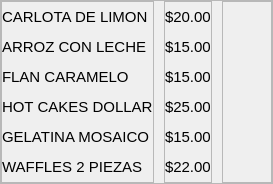
                       <widget class="QFrame" name="frame_19">
                        <property name="frameShape">
                         <enum>QFrame::StyledPanel</enum>
                        </property>
                        <property name="frameShadow">
                         <enum>QFrame::Raised</enum>
                        </property>
                        <layout class="QHBoxLayout" name="horizontalLayout_15">
                         <property name="spacing">
                          <number>10</number>
                         </property>
                         <property name="leftMargin">
                          <number>0</number>
                         </property>
                         <property name="topMargin">
                          <number>0</number>
                         </property>
                         <property name="rightMargin">
                          <number>0</number>
                         </property>
                         <property name="bottomMargin">
                          <number>0</number>
                         </property>
                         <item>
                          <widget class="QFrame" name="frame_20">
                           <property name="frameShape">
                            <enum>QFrame::StyledPanel</enum>
                           </property>
                           <property name="frameShadow">
                            <enum>QFrame::Raised</enum>
                           </property>
                           <layout class="QVBoxLayout" name="verticalLayout_30">
                            <property name="spacing">
                             <number>0</number>
                            </property>
                            <property name="leftMargin">
                             <number>0</number>
                            </property>
                            <property name="topMargin">
                             <number>0</number>
                            </property>
                            <property name="rightMargin">
                             <number>0</number>
                            </property>
                            <property name="bottomMargin">
                             <number>0</number>
                            </property>
                            <item>
                             <widget class="QLabel" name="label_32">
                              <property name="minimumSize">
                               <size>
                                <width>0</width>
                                <height>30</height>
                               </size>
                              </property>
                              <property name="maximumSize">
                               <size>
                                <width>16777215</width>
                                <height>30</height>
                               </size>
                              </property>
                              <property name="font">
                               <font>
                                <pointsize>11</pointsize>
                               </font>
                              </property>
                              <property name="text">
                               <string>CARLOTA DE LIMON</string>
                              </property>
                             </widget>
                            </item>
                            <item>
                             <widget class="QLabel" name="label_33">
                              <property name="minimumSize">
                               <size>
                                <width>0</width>
                                <height>30</height>
                               </size>
                              </property>
                              <property name="maximumSize">
                               <size>
                                <width>16777215</width>
                                <height>30</height>
                               </size>
                              </property>
                              <property name="font">
                               <font>
                                <pointsize>11</pointsize>
                               </font>
                              </property>
                              <property name="text">
                               <string>ARROZ CON LECHE</string>
                              </property>
                             </widget>
                            </item>
                            <item>
                             <widget class="QLabel" name="label_34">
                              <property name="minimumSize">
                               <size>
                                <width>0</width>
                                <height>30</height>
                               </size>
                              </property>
                              <property name="maximumSize">
                               <size>
                                <width>16777215</width>
                                <height>30</height>
                               </size>
                              </property>
                              <property name="font">
                               <font>
                                <pointsize>11</pointsize>
                               </font>
                              </property>
                              <property name="text">
                               <string>FLAN CARAMELO</string>
                              </property>
                             </widget>
                            </item>
                            <item>
                             <widget class="QLabel" name="label_82">
                              <property name="minimumSize">
                               <size>
                                <width>0</width>
                                <height>30</height>
                               </size>
                              </property>
                              <property name="maximumSize">
                               <size>
                                <width>16777215</width>
                                <height>30</height>
                               </size>
                              </property>
                              <property name="font">
                               <font>
                                <pointsize>11</pointsize>
                               </font>
                              </property>
                              <property name="text">
                               <string>HOT CAKES DOLLAR</string>
                              </property>
                             </widget>
                            </item>
                            <item>
                             <widget class="QLabel" name="label_84">
                              <property name="minimumSize">
                               <size>
                                <width>0</width>
                                <height>30</height>
                               </size>
                              </property>
                              <property name="maximumSize">
                               <size>
                                <width>16777215</width>
                                <height>30</height>
                               </size>
                              </property>
                              <property name="font">
                               <font>
                                <pointsize>11</pointsize>
                               </font>
                              </property>
                              <property name="text">
                               <string>GELATINA MOSAICO</string>
                              </property>
                             </widget>
                            </item>
                            <item>
                             <widget class="QLabel" name="label_85">
                              <property name="minimumSize">
                               <size>
                                <width>0</width>
                                <height>30</height>
                               </size>
                              </property>
                              <property name="maximumSize">
                               <size>
                                <width>16777215</width>
                                <height>30</height>
                               </size>
                              </property>
                              <property name="font">
                               <font>
                                <pointsize>11</pointsize>
                               </font>
                              </property>
                              <property name="text">
                               <string>WAFFLES 2 PIEZAS</string>
                              </property>
                             </widget>
                            </item>
                           </layout>
                          </widget>
                         </item>
                         <item>
                          <widget class="QFrame" name="frame_21">
                           <property name="frameShape">
                            <enum>QFrame::StyledPanel</enum>
                           </property>
                           <property name="frameShadow">
                            <enum>QFrame::Raised</enum>
                           </property>
                           <layout class="QVBoxLayout" name="verticalLayout_31">
                            <property name="spacing">
                             <number>0</number>
                            </property>
                            <property name="leftMargin">
                             <number>0</number>
                            </property>
                            <property name="topMargin">
                             <number>0</number>
                            </property>
                            <property name="rightMargin">
                             <number>0</number>
                            </property>
                            <property name="bottomMargin">
                             <number>0</number>
                            </property>
                            <item>
                             <widget class="QLabel" name="label_86">
                              <property name="minimumSize">
                               <size>
                                <width>0</width>
                                <height>30</height>
                               </size>
                              </property>
                              <property name="maximumSize">
                               <size>
                                <width>16777215</width>
                                <height>30</height>
                               </size>
                              </property>
                              <property name="font">
                               <font>
                                <pointsize>11</pointsize>
                               </font>
                              </property>
                              <property name="text">
                               <string>$20.00</string>
                              </property>
                             </widget>
                            </item>
                            <item>
                             <widget class="QLabel" name="label_87">
                              <property name="minimumSize">
                               <size>
                                <width>0</width>
                                <height>30</height>
                               </size>
                              </property>
                              <property name="maximumSize">
                               <size>
                                <width>16777215</width>
                                <height>30</height>
                               </size>
                              </property>
                              <property name="font">
                               <font>
                                <pointsize>11</pointsize>
                               </font>
                              </property>
                              <property name="text">
                               <string>$15.00</string>
                              </property>
                             </widget>
                            </item>
                            <item>
                             <widget class="QLabel" name="label_88">
                              <property name="minimumSize">
                               <size>
                                <width>0</width>
                                <height>30</height>
                               </size>
                              </property>
                              <property name="maximumSize">
                               <size>
                                <width>16777215</width>
                                <height>30</height>
                               </size>
                              </property>
                              <property name="font">
                               <font>
                                <pointsize>11</pointsize>
                               </font>
                              </property>
                              <property name="text">
                               <string>$15.00</string>
                              </property>
                             </widget>
                            </item>
                            <item>
                             <widget class="QLabel" name="label_89">
                              <property name="minimumSize">
                               <size>
                                <width>0</width>
                                <height>30</height>
                               </size>
                              </property>
                              <property name="maximumSize">
                               <size>
                                <width>16777215</width>
                                <height>30</height>
                               </size>
                              </property>
                              <property name="font">
                               <font>
                                <pointsize>11</pointsize>
                               </font>
                              </property>
                              <property name="text">
                               <string>$25.00</string>
                              </property>
                             </widget>
                            </item>
                            <item>
                             <widget class="QLabel" name="label_90">
                              <property name="minimumSize">
                               <size>
                                <width>0</width>
                                <height>30</height>
                               </size>
                              </property>
                              <property name="maximumSize">
                               <size>
                                <width>16777215</width>
                                <height>30</height>
                               </size>
                              </property>
                              <property name="font">
                               <font>
                                <pointsize>11</pointsize>
                               </font>
                              </property>
                              <property name="text">
                               <string>$15.00</string>
                              </property>
                             </widget>
                            </item>
                            <item>
                             <widget class="QLabel" name="label_91">
                              <property name="minimumSize">
                               <size>
                                <width>0</width>
                                <height>30</height>
                               </size>
                              </property>
                              <property name="maximumSize">
                               <size>
                                <width>16777215</width>
                                <height>30</height>
                               </size>
                              </property>
                              <property name="font">
                               <font>
                                <pointsize>11</pointsize>
                               </font>
                              </property>
                              <property name="text">
                               <string>$22.00</string>
                              </property>
                             </widget>
                            </item>
                           </layout>
                          </widget>
                         </item>
                         <item>
                          <widget class="QFrame" name="frame_37">
                           <property name="minimumSize">
                            <size>
                             <width>50</width>
                             <height>0</height>
                            </size>
                           </property>
                           <property name="maximumSize">
                            <size>
                             <width>50</width>
                             <height>16777215</height>
                            </size>
                           </property>
                           <property name="styleSheet">
                            <string notr="true">QPushButton{
border: transparent;
}

QPushButton:hover{
border-radius:15px;
border: rgb(183, 170, 135);
background-color: rgba(183, 170, 135, 90);
}</string>
                           </property>
                           <property name="frameShape">
                            <enum>QFrame::StyledPanel</enum>
                           </property>
                           <property name="frameShadow">
                            <enum>QFrame::Raised</enum>
                           </property>
                           <layout class="QVBoxLayout" name="verticalLayout_32">
                            <property name="spacing">
                             <number>0</number>
                            </property>
                            <property name="leftMargin">
                             <number>0</number>
                            </property>
                            <property name="topMargin">
                             <number>0</number>
                            </property>
                            <property name="rightMargin">
                             <number>0</number>
                            </property>
                            <property name="bottomMargin">
                             <number>0</number>
                            </property>
                            <item>
                             <widget class="QPushButton" name="carlota">
                              <property name="minimumSize">
                               <size>
                                <width>30</width>
                                <height>30</height>
                               </size>
                              </property>
                              <property name="maximumSize">
                               <size>
                                <width>30</width>
                                <height>30</height>
                               </size>
                              </property>
                              <property name="text">
                               <string/>
                              </property>
                              <property name="icon">
                               <iconset>
                                <normaloff>iconos/add_shopping_cart.png</normaloff>iconos/add_shopping_cart.png</iconset>
                              </property>
                              <property name="iconSize">
                               <size>
                                <width>20</width>
                                <height>20</height>
                               </size>
                              </property>
                             </widget>
                            </item>
                            <item>
                             <widget class="QPushButton" name="arroz">
                              <property name="minimumSize">
                               <size>
                                <width>30</width>
                                <height>30</height>
                               </size>
                              </property>
                              <property name="maximumSize">
                               <size>
                                <width>30</width>
                                <height>30</height>
                               </size>
                              </property>
                              <property name="text">
                               <string/>
                              </property>
                              <property name="icon">
                               <iconset>
                                <normaloff>iconos/add_shopping_cart.png</normaloff>iconos/add_shopping_cart.png</iconset>
                              </property>
                              <property name="iconSize">
                               <size>
                                <width>20</width>
                                <height>20</height>
                               </size>
                              </property>
                             </widget>
                            </item>
                            <item>
                             <widget class="QPushButton" name="flan">
                              <property name="minimumSize">
                               <size>
                                <width>30</width>
                                <height>30</height>
                               </size>
                              </property>
                              <property name="maximumSize">
                               <size>
                                <width>30</width>
                                <height>30</height>
                               </size>
                              </property>
                              <property name="text">
                               <string/>
                              </property>
                              <property name="icon">
                               <iconset>
                                <normaloff>iconos/add_shopping_cart.png</normaloff>iconos/add_shopping_cart.png</iconset>
                              </property>
                              <property name="iconSize">
                               <size>
                                <width>20</width>
                                <height>20</height>
                               </size>
                              </property>
                             </widget>
                            </item>
                            <item>
                             <widget class="QPushButton" name="hotcakes">
                              <property name="minimumSize">
                               <size>
                                <width>30</width>
                                <height>30</height>
                               </size>
                              </property>
                              <property name="maximumSize">
                               <size>
                                <width>30</width>
                                <height>30</height>
                               </size>
                              </property>
                              <property name="text">
                               <string/>
                              </property>
                              <property name="icon">
                               <iconset>
                                <normaloff>iconos/add_shopping_cart.png</normaloff>iconos/add_shopping_cart.png</iconset>
                              </property>
                              <property name="iconSize">
                               <size>
                                <width>20</width>
                                <height>20</height>
                               </size>
                              </property>
                             </widget>
                            </item>
                            <item>
                             <widget class="QPushButton" name="gelatina">
                              <property name="minimumSize">
                               <size>
                                <width>30</width>
                                <height>30</height>
                               </size>
                              </property>
                              <property name="maximumSize">
                               <size>
                                <width>30</width>
                                <height>30</height>
                               </size>
                              </property>
                              <property name="text">
                               <string/>
                              </property>
                              <property name="icon">
                               <iconset>
                                <normaloff>iconos/add_shopping_cart.png</normaloff>iconos/add_shopping_cart.png</iconset>
                              </property>
                              <property name="iconSize">
                               <size>
                                <width>20</width>
                                <height>20</height>
                               </size>
                              </property>
                             </widget>
                            </item>
                            <item>
                             <widget class="QPushButton" name="wafles">
                              <property name="minimumSize">
                               <size>
                                <width>30</width>
                                <height>30</height>
                               </size>
                              </property>
                              <property name="maximumSize">
                               <size>
                                <width>30</width>
                                <height>30</height>
                               </size>
                              </property>
                              <property name="text">
                               <string/>
                              </property>
                              <property name="icon">
                               <iconset>
                                <normaloff>iconos/add_shopping_cart.png</normaloff>iconos/add_shopping_cart.png</iconset>
                              </property>
                              <property name="iconSize">
                               <size>
                                <width>20</width>
                                <height>20</height>
                               </size>
                              </property>
                             </widget>
                            </item>
                           </layout>
                          </widget>
                         </item>
                        </layout>
                       </widget>
